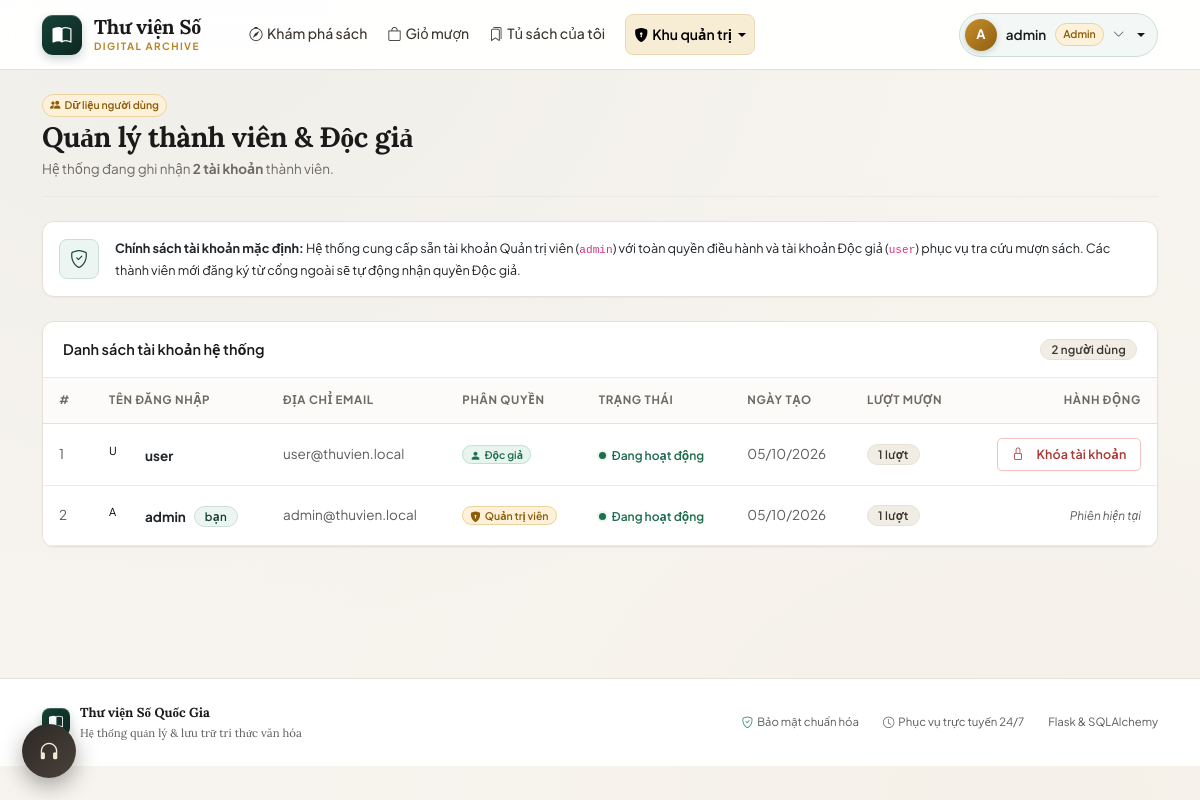
Page /admin/users (signed in) on the committed database.
### models.py (models this page shows, shortened)
class User(db.Model, UserMixin):
    __tablename__ = 'users'
    id = db.Column(db.Integer, primary_key=True)
    username = db.Column(db.String(80), unique=True, nullable=False, index=True)
    email = db.Column(db.String(120), unique=True, nullable=True)
    password_hash = db.Column(db.String(255), nullable=False)
    role = db.Column(db.String(20), nullable=False, default='user')
    is_active = db.Column(db.Boolean, nullable=False, default=True)
    created_at = db.Column(db.DateTime, default=now, nullable=False)
    borrow_requests = db.relationship('BorrowRequest', back_populates='user', lazy='dynamic')
    reviews = db.relationship('Review', back_populates='author', lazy='dynamic')
    @property
    def is_admin(self):
        return self.role == 'admin'

### admin.py (the view)
@admin_bp.route('/users')
@admin_required
def users():
    rows = (
        db.session.query(User, db.func.count(BorrowRequest.id))
        .outerjoin(BorrowRequest, BorrowRequest.user_id == User.id)
        .group_by(User.id)
        .order_by(User.created_at.desc(), User.id.desc())
        .all()
    )
    items = [{'user': user, 'borrows': cnt} for user, cnt in rows]
    return render_template('admin/users.html', items=items)

### admin.py (called while the page is built)
def admin_required(view):
    @wraps(view)
    @login_required
    def wrapper(*args, **kwargs):
        if not current_user.is_admin:
            abort(403)
        return view(*args, **kwargs)
    return wrapper

### templates/admin/users.html (shortened to what this page needs)
{% extends 'base.html' %}
{% block content %}
<div class="page-head">
  <div>
    <div class="d-flex align-items-center gap-2 mb-1">
      <span class="user-badge-mini user-badge-admin"><i class="bi bi-people-fill me-1"></i>Dữ liệu người dùng</span>
    </div>
    <h1 class="page-title">Quản lý thành viên &amp; Độc giả</h1>
    <p class="page-sub">Hệ thống đang ghi nhận <strong>{{ items|length }} tài khoản</strong> thành viên.</p>
  </div>
</div>
<div class="card p-3 mb-4 bg-white">
  <div class="d-flex align-items-center gap-3">
    <div class="stat-ic" style="width: 40px; height: 40px; font-size: 18px;"><i class="bi bi-shield-check"></i></div>
    <div class="small">
      <strong>Chính sách tài khoản mặc định:</strong>
      Hệ thống cung cấp sẵn tài khoản Quản trị viên (<code>admin</code>) với toàn quyền điều hành và tài khoản Độc giả (<code>user</code>) phục vụ tra cứu mượn sách. Các thành viên mới đăng ký từ cổng ngoài sẽ tự động nhận quyền Độc giả.
    </div>
  </div>
</div>
<div class="card overflow-hidden">
  <div class="card-header d-flex justify-content-between align-items-center">
    <span>Danh sách tài khoản hệ thống</span>
    <span class="badge bg-secondary">{{ items|length }} người dùng</span>
  </div>
  <div class="table-responsive">
    <table class="table align-middle">
      <thead>
        <tr>
          <th style="width: 50px;">#</th>
          <th>Tên đăng nhập</th>
          <th>Địa chỉ Email</th>
          <th>Phân quyền</th>
          <th>Trạng thái</th>
          <th>Ngày tạo</th>
          <th>Lượt mượn</th>
          <th class="text-end">Hành động</th>
        </tr>
      </thead>
      <tbody>
        {% for item in items %}
        <tr>
          <td class="text-muted">{{ loop.index }}</td>
          <td>
            <div class="d-inline-flex align-items-center gap-2">
              <span class="avatar" style="width:28px;height:28px;font-size:11px;">{{ item.user.username[:1]|upper }}</span>
              <span class="fw-bold text-dark">{{ item.user.username }}</span>
              {% if item.user.id == current_user.id %}
              <span class="badge bg-primary">bạn</span>
              {% endif %}
            </div>
          </td>
          <td class="text-muted">{{ item.user.email or '—' }}</td>
          <td>
            {% if item.user.is_admin %}
            <span class="user-badge-mini user-badge-admin"><i class="bi bi-shield-lock-fill me-1"></i>Quản trị viên</span>
            {% else %}
            <span class="user-badge-mini user-badge-user"><i class="bi bi-person-fill me-1"></i>Độc giả</span>
            {% endif %}
          </td>
          <td>
            {% if item.user.is_active %}
            <span class="stock stock-ok"><span class="dot"></span>Đang hoạt động</span>
            {% else %}
            <span class="stock stock-out"><span class="dot"></span>Bị khóa</span>
            {% endif %}
          </td>
          <td class="text-muted">{{ item.user.created_at|fmt_date }}</td>
          <td>
            <span class="badge bg-secondary">{{ item.borrows }} lượt</span>
          </td>
          <td class="text-end">
            {% if item.user.id != current_user.id %}
            <form method="post"
                  action="{{ url_for('admin.user_toggle', user_id=item.user.id) }}"
                  data-confirm="{{ 'Mở khóa' if not item.user.is_active else 'Khóa' }} tài khoản “{{ item.user.username }}”?">
              <button class="btn btn-sm {{ 'btn-success' if not item.user.is_active else 'btn-outline-danger' }}">
                {% if not item.user.is_active %}
                <i class="bi bi-unlock me-1"></i>Mở khóa
                {% else %}
                <i class="bi bi-lock me-1"></i>Khóa tài khoản
                {% endif %}
              </button>
            </form>
            {% else %}
            <span class="text-muted small fst-italic">Phiên hiện tại</span>
            {% endif %}
          </td>
        </tr>
        {% endfor %}
      </tbody>
    </table>
  </div>
</div>
{% endblock %}

### templates/base.html (shortened to what this page needs)
<!doctype html>
<html lang="vi">
<head>
  <link href="https://cdn.jsdelivr.net/npm/bootstrap@5.3.3/dist/css/bootstrap.min.css" rel="stylesheet">
  <link href="https://cdn.jsdelivr.net/npm/bootstrap-icons@1.11.3/font/bootstrap-icons.min.css" rel="stylesheet">
  <link href="{{ url_for('static', filename='css/style.css') }}" rel="stylesheet">
</head>
<body>
{% set ep = request.endpoint or '' %}
<nav class="navbar navbar-expand-lg sticky-top">
  <div class="container">
    <a class="navbar-brand" href="{{ url_for('user.home') }}">
      <span class="brand-mark"><i class="bi bi-book-half"></i></span>
      <div class="brand-text">
        <span class="brand-name">Thư viện Số</span>
        <span class="brand-tag">DIGITAL ARCHIVE</span>
      </div>
    </a>
    <div class="collapse navbar-collapse" id="mainNav">
      <ul class="navbar-nav me-auto ps-lg-4 gap-lg-1">
        <li class="nav-item">
          <a class="nav-link {{ 'active' if ep == 'user.home' }}" href="{{ url_for('user.home') }}">
            <i class="bi bi-compass me-1"></i>Khám phá sách
          </a>
        </li>
        {% if current_user.is_authenticated %}
          {% if has_endpoint('user.cart') %}
          <li class="nav-item">
            <a class="nav-link position-relative {{ 'active' if ep == 'user.cart' }}" href="{{ url_for('user.cart') }}">
              <i class="bi bi-bag me-1"></i>Giỏ mượn
            </a>
          </li>
          {% endif %}
          {% if has_endpoint('user.dashboard') %}
          <li class="nav-item">
            <a class="nav-link {{ 'active' if ep == 'user.dashboard' }}" href="{{ url_for('user.dashboard') }}">
              <i class="bi bi-bookmarks me-1"></i>Tủ sách của tôi
            </a>
          </li>
          {% endif %}
        {% endif %}
        {% if current_user.is_authenticated and current_user.is_admin %}
        <li class="nav-item dropdown ms-lg-2">
          <a class="nav-link dropdown-toggle admin-nav-item {{ 'active' if ep.startswith('admin') }}" href="#"
             data-bs-toggle="dropdown" aria-expanded="false">
            <i class="bi bi-shield-lock-fill me-1"></i>Khu quản trị
          </a>
        </li>
        {% endif %}
      </ul>
      <ul class="navbar-nav align-items-lg-center gap-2">
        {% if current_user.is_authenticated %}
        <li class="nav-item dropdown">
          <a class="user-chip dropdown-toggle {{ 'is-admin' if current_user.is_admin else '' }}" href="#" data-bs-toggle="dropdown" aria-expanded="false">
            <span class="avatar">{{ current_user.username[:1]|upper }}</span>
            <span class="d-none d-lg-inline">{{ current_user.username }}</span>
            {% if current_user.is_admin %}
            <span class="user-badge-mini user-badge-admin">Admin</span>
            {% else %}
            <span class="user-badge-mini user-badge-user">Độc giả</span>
            {% endif %}
            <i class="bi bi-chevron-down small text-muted"></i>
          </a>
        </li>
        {% endif %}
      </ul>
    </div>
  </div>
</nav>
{% block page %}
<div class="container py-4 main-container">
  {% block content %}{% endblock %}
</div>
{% endblock %}
<footer class="site-footer">
  <div class="container d-flex flex-wrap justify-content-between align-items-center gap-3">
    <div class="brand-small">
      <span class="brand-mark"><i class="bi bi-book-half"></i></span>
      <div>
        <span>Thư viện Số Quốc Gia</span>
        <div class="small fw-normal text-muted">Hệ thống quản lý &amp; lưu trữ tri thức văn hóa</div>
      </div>
    </div>
    <div class="d-flex align-items-center gap-4 text-muted small">
      <span><i class="bi bi-shield-check text-success me-1"></i>Bảo mật chuẩn hóa</span>
      <span><i class="bi bi-clock me-1"></i>Phục vụ trực tuyến 24/7</span>
      <span>Flask &amp; SQLAlchemy</span>
    </div>
  </div>
</footer>
<div class="nook" id="nook" data-playing="">
  <button class="nook-fab" id="nookToggle" type="button"
          aria-expanded="false" aria-controls="nookPanel"
          title="Góc Đọc Sách — âm thanh nền & Chế độ Tập trung">
    <i class="bi bi-headphones"></i>
  </button>
</div>
</body>
</html>

### rows in the picture
User: username "A", username "admin", user "A", user.username "admin", user "admin@thuvien.local", role "admin" (drawn), is_active True (drawn), user.created_at|fmt_date "05/10/2026"
User: user "U", user.username "user", user "user@thuvien.local", role "user" (drawn), is_active True (drawn), user.created_at|fmt_date "05/10/2026"

### other values in the picture
{{ items|length }} "2"
{{ item.borrows }} "1" "1"
